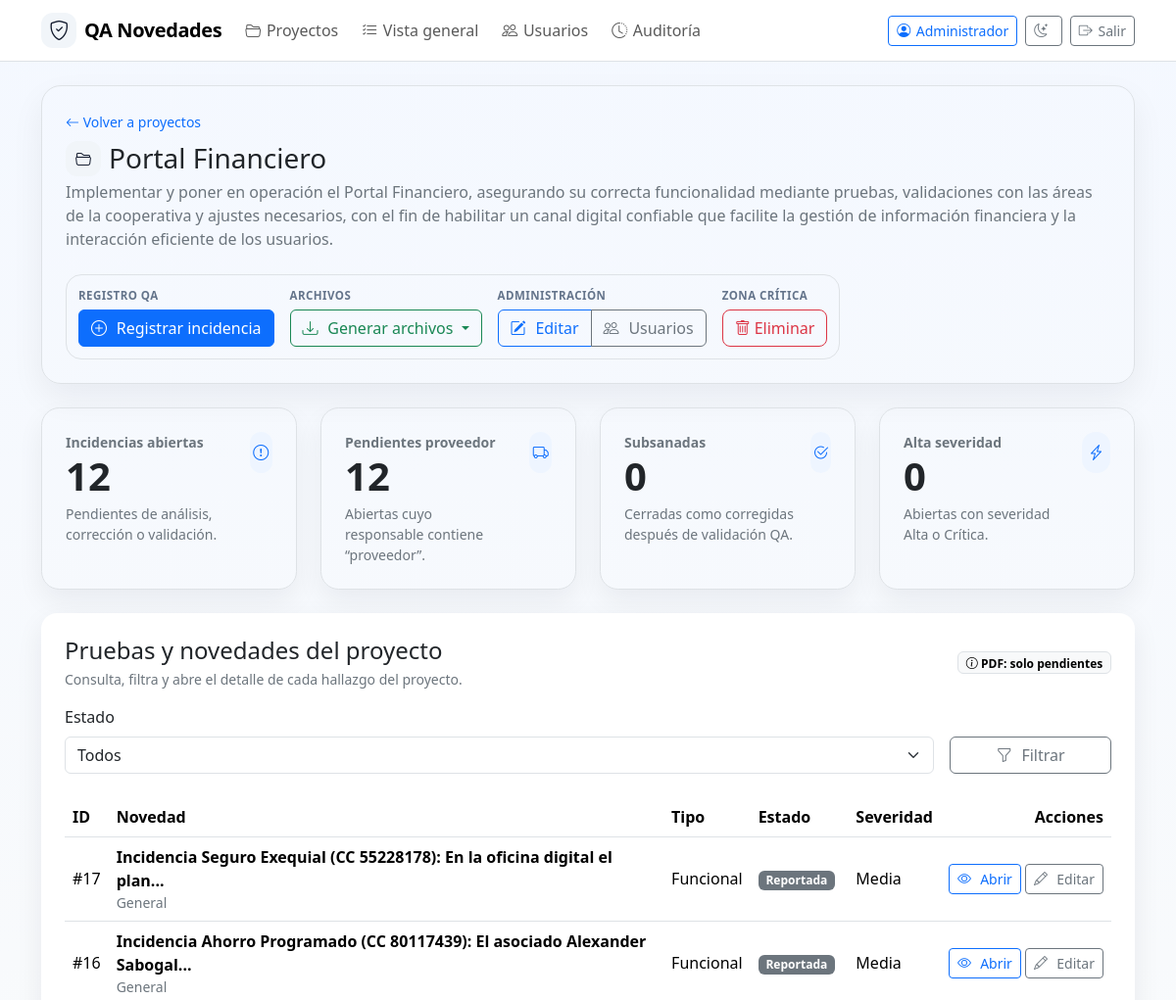
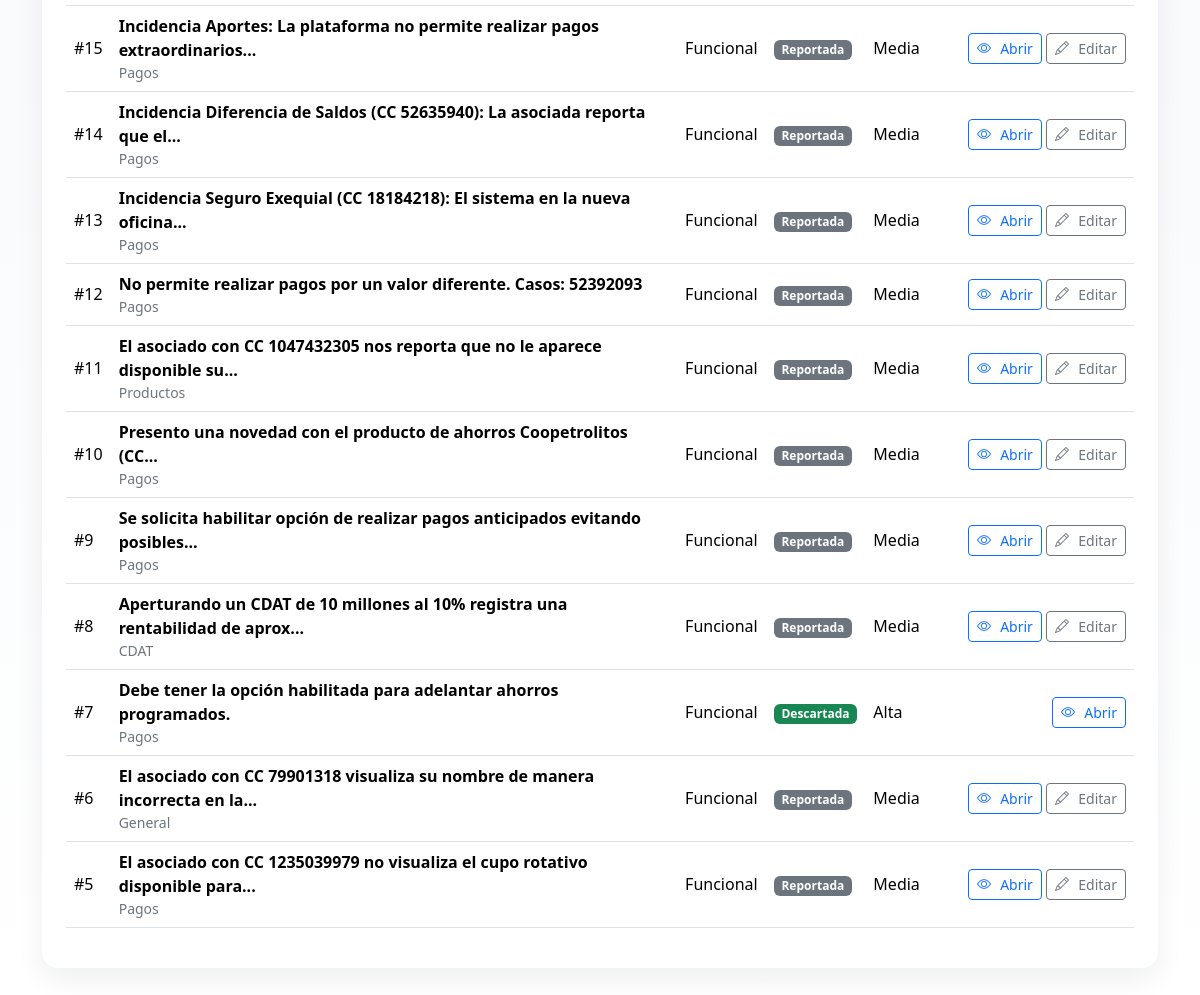
The app's page /projects/2 (signed in) with its own data (2 pictures, top to bottom).
### app.py (models this page shows, shortened)
class User(db.Model):
    id = db.Column(db.Integer, primary_key=True)
    username = db.Column(db.String(80), nullable=False, unique=True)
    full_name = db.Column(db.String(160), nullable=False)
    email = db.Column(db.String(180), nullable=True)
    password_hash = db.Column(db.String(255), nullable=False)
    role = db.Column(db.String(40), nullable=False, default='tester')
    is_active = db.Column(db.Boolean, nullable=False, default=True)
    must_change_password = db.Column(db.Boolean, nullable=False, default=False)
    can_create_projects = db.Column(db.Boolean, nullable=False, default=False)
    can_join_projects = db.Column(db.Boolean, nullable=False, default=True)
    can_manage_records = db.Column(db.Boolean, nullable=False, default=True)
    can_manage_users = db.Column(db.Boolean, nullable=False, default=False)
    can_view_audit = db.Column(db.Boolean, nullable=False, default=False)
    created_at = db.Column(db.DateTime, default=datetime.utcnow)
    memberships = db.relationship('ProjectMember', backref='user', lazy=True, cascade='all, delete-orphan')
    @property
    def is_admin(self) -> bool:
        return self.role == 'admin'
    @property
    def display_name(self) -> str:
        return self.full_name or self.username

class Project(db.Model):
    id = db.Column(db.Integer, primary_key=True)
    name = db.Column(db.String(120), nullable=False, unique=True)
    description = db.Column(db.Text, nullable=True)
    created_at = db.Column(db.DateTime, default=datetime.utcnow)
    updated_at = db.Column(db.DateTime, default=datetime.utcnow, onupdate=datetime.utcnow)
    created_by_id = db.Column(db.Integer, db.ForeignKey('user.id'), nullable=True)
    creator = db.relationship('User', foreign_keys=[created_by_id])
    members = db.relationship('ProjectMember', backref='project', lazy=True, cascade='all, delete-orphan')
    test_records = db.relationship('TestRecord', backref='project', lazy=True, cascade='all, delete-orphan')

class TestRecord(db.Model):
    id = db.Column(db.Integer, primary_key=True)
    title = db.Column(db.String(200), nullable=False)
    application_name = db.Column(db.String(120), nullable=False)
    module_name = db.Column(db.String(120), nullable=True)
    version = db.Column(db.String(80), nullable=True)
    environment = db.Column(db.String(120), nullable=True)
    platform = db.Column(db.String(120), nullable=True)
    browser = db.Column(db.String(120), nullable=True)
    test_type = db.Column(db.String(50), nullable=False, default='Funcional')
    status = db.Column(db.String(50), nullable=False, default='Reportada')
    severity = db.Column(db.String(50), nullable=False, default='Media')
    priority = db.Column(db.String(50), nullable=False, default='Media')
    expected_result = db.Column(db.Text, nullable=True)
    actual_result = db.Column(db.Text, nullable=True)
    validation_notes = db.Column(db.Text, nullable=True)
    responsible = db.Column(db.String(120), nullable=True)
    execution_date = db.Column(db.DateTime, nullable=True)
    resolved_at = db.Column(db.DateTime, nullable=True)
    created_at = db.Column(db.DateTime, default=datetime.utcnow)
    created_by_id = db.Column(db.Integer, db.ForeignKey('user.id'), nullable=True)
    updated_by_id = db.Column(db.Integer, db.ForeignKey('user.id'), nullable=True)
    creator = db.relationship('User', foreign_keys=[created_by_id])
    updater = db.relationship('User', foreign_keys=[updated_by_id])
    project_id = db.Column(db.Integer, db.ForeignKey('project.id'), nullable=False)
    evidences = db.relationship('Evidence', backref='test_record', lazy=True, cascade='all, delete-orphan')

### app.py (the view)
    @app.route('/projects/<int:project_id>')
    @login_required
    def project_detail(project_id: int):
        project = Project.query.get_or_404(project_id)
        require_project_access(project)
        status = request.args.get('status', '').strip()
        query = TestRecord.query.filter_by(project_id=project_id).order_by(TestRecord.created_at.desc())
        if status:
            query = query.filter_by(status=status)
        items = query.all()
        all_records = list(project.test_records)
        open_records = [r for r in all_records if r.status not in CLOSED_STATUSES]
        pending_vendor = [
            r for r in open_records
            if (r.responsible or '').strip().lower() in {'proveedor', 'vendor'}
            or 'proveedor' in (r.responsible or '').strip().lower()
        ]
        metrics = {
            'total': len(all_records),
            'open': len(open_records),
            'pending_vendor': len(pending_vendor),
            'closed': len([r for r in all_records if r.status in CLOSED_STATUSES]),
            'subsanadas': len([r for r in all_records if r.status == 'Subsanada']),
            'discarded': len([r for r in all_records if r.status == 'Descartada']),
            'high_severity': len([r for r in open_records if r.severity in ('Alta', 'Crítica')]),
        }
        return render_template('project_detail.html', project=project, records=items, current_status=status, metrics=metrics)

### templates/project_detail.html (shortened to what this page needs)
{% extends 'base.html' %}
{% block content %}
{% set can_edit_project = can_user_edit_project_details(project) %}
{% set can_manage_members = can_user_manage_project_members(project) %}
{% set can_create_record = can_user_create_record_in_project(project) %}
<div class="project-hero p-4 mb-4">
  <div class="d-flex justify-content-between align-items-start flex-wrap gap-4">
    <div class="flex-grow-1">
      <a class="text-decoration-none small" href="{{ url_for('projects') }}"><i class="bi bi-arrow-left"></i> Volver a proyectos</a>
      <div class="d-flex align-items-center gap-2 mt-2 mb-1">
        <span class="icon-badge"><i class="bi bi-folder2-open"></i></span>
        <h1 class="h3 mb-0">{{ project.name }}</h1>
      </div>
      <p class="text-secondary mb-0">{{ project.description or 'Sin descripción registrada.' }}</p>
    </div>
    <div class="action-panel">
      <div class="d-flex flex-wrap gap-3 align-items-stretch">
        {% if can_create_record %}
        <div>
          <div class="action-group-label">Registro QA</div>
          <a class="btn btn-primary" href="{{ url_for('project_record_create', project_id=project.id) }}">
            <i class="bi bi-plus-circle"></i> Registrar incidencia
          </a>
        </div>
        {% endif %}
        <div>
          <div class="action-group-label">Archivos</div>
          <div class="dropdown">
            <button class="btn btn-outline-success dropdown-toggle" type="button" data-bs-toggle="dropdown" aria-expanded="false">
              <i class="bi bi-download"></i> Generar archivos
            </button>
          </div>
        </div>
        {% if can_edit_project or can_manage_members %}
        <div>
          <div class="action-group-label">Administración</div>
          <div class="btn-group" role="group" aria-label="Administración del proyecto">
            {% if can_edit_project %}
            <a class="btn btn-outline-primary" href="{{ url_for('project_edit', project_id=project.id) }}">
              <i class="bi bi-pencil-square"></i> Editar
            </a>
            {% endif %}
            {% if can_manage_members %}
            <a class="btn btn-outline-secondary" href="{{ url_for('project_members', project_id=project.id) }}">
              <i class="bi bi-people"></i> Usuarios
            </a>
            {% endif %}
          </div>
        </div>
        {% if current_user.is_admin or project.created_by_id == current_user.id %}
        <div>
          <div class="action-group-label">Zona crítica</div>
<button type="button" class="btn btn-outline-danger rounded-3" data-bs-toggle="modal" data-bs-target="#deleteProjectModal">
  <i class="bi bi-trash me-1"></i>Eliminar
</button>
        </div>
        {% endif %}
        {% endif %}
      </div>
    </div>
  </div>
</div>
<div class="row g-4 mb-4">
  <div class="col-md-6 col-xl-3">
    <div class="qa-metric-card p-4">
      <div class="d-flex justify-content-between align-items-start gap-3">
        <div>
          <div class="text-secondary small fw-semibold">Incidencias abiertas</div>
          <h3 class="display-6 fw-bold mb-1">{{ metrics.open }}</h3>
          <div class="text-secondary small metric-help">Pendientes de análisis, corrección o validación.</div>
        </div>
        <span class="qa-metric-icon"><i class="bi bi-exclamation-circle"></i></span>
      </div>
    </div>
  </div>
  <div class="col-md-6 col-xl-3">
    <div class="qa-metric-card p-4">
      <div class="d-flex justify-content-between align-items-start gap-3">
        <div>
          <div class="text-secondary small fw-semibold">Pendientes proveedor</div>
          <h3 class="display-6 fw-bold mb-1">{{ metrics.pending_vendor }}</h3>
          <div class="text-secondary small metric-help">Abiertas cuyo responsable contiene “proveedor”.</div>
        </div>
        <span class="qa-metric-icon"><i class="bi bi-truck"></i></span>
      </div>
    </div>
  </div>
  <div class="col-md-6 col-xl-3">
    <div class="qa-metric-card p-4">
      <div class="d-flex justify-content-between align-items-start gap-3">
        <div>
          <div class="text-secondary small fw-semibold">Subsanadas</div>
          <h3 class="display-6 fw-bold mb-1">{{ metrics.subsanadas }}</h3>
          <div class="text-secondary small metric-help">Cerradas como corregidas después de validación QA.</div>
        </div>
        <span class="qa-metric-icon"><i class="bi bi-check2-circle"></i></span>
      </div>
    </div>
  </div>
  <div class="col-md-6 col-xl-3">
    <div class="qa-metric-card p-4">
      <div class="d-flex justify-content-between align-items-start gap-3">
        <div>
          <div class="text-secondary small fw-semibold">Alta severidad</div>
          <h3 class="display-6 fw-bold mb-1">{{ metrics.high_severity }}</h3>
          <div class="text-secondary small metric-help">Abiertas con severidad Alta o Crítica.</div>
        </div>
        <span class="qa-metric-icon"><i class="bi bi-lightning-charge"></i></span>
      </div>
    </div>
  </div>
</div>
<div class="card p-4 bg-white">
  <div class="d-flex justify-content-between align-items-center flex-wrap gap-2 mb-3">
    <div>
      <h2 class="h4 mb-1">Pruebas y novedades del proyecto</h2>
      <p class="text-secondary small mb-0">Consulta, filtra y abre el detalle de cada hallazgo del proyecto.</p>
    </div>
    <span class="badge text-bg-light border"><i class="bi bi-info-circle"></i> PDF: solo pendientes</span>
  </div>
  <form class="row g-3 mb-4" method="get">
    <div class="col-md-10">
      <label class="form-label">Estado</label>
      <select class="form-select" name="status">
        <option value="">Todos</option>
      </select>
    </div>
    <div class="col-md-2 d-flex align-items-end">
      <button class="btn btn-outline-secondary w-100"><i class="bi bi-funnel"></i> Filtrar</button>
    </div>
  </form>
  <div class="table-responsive">
    <table class="table table-hover align-middle">
      <thead>
        <tr>
          <th>ID</th>
          <th>Novedad</th>
          <th>Tipo</th>
          <th>Estado</th>
          <th>Severidad</th>
          <th class="text-end">Acciones</th>
        </tr>
      </thead>
      <tbody>
        {% for record in records %}
        <tr>
          <td>#{{ record.id }}</td>
          <td>
            <div class="fw-semibold">{{ record.actual_result|truncate(80) if record.actual_result else 'Hallazgo sin descripción' }}</div>
            <div class="small text-secondary">{{ record.module_name or 'Sin módulo' }}</div>
          </td>
          <td>{{ record.test_type }}</td>
          <td>
            <span class="badge {% if record.status in CLOSED_STATUSES %}text-bg-success{% else %}text-bg-secondary{% endif %}">
              {{ record.status }}
            </span>
          </td>
          <td>{{ record.severity }}</td>
          <td class="text-end text-nowrap">
            <a class="btn btn-sm btn-outline-primary" href="{{ url_for('record_detail', record_id=record.id) }}"><i class="bi bi-eye"></i> Abrir</a>
            {% if can_user_manage_record(record) %}
              <a class="btn btn-sm btn-outline-secondary" href="{{ url_for('record_edit', record_id=record.id) }}"><i class="bi bi-pencil"></i> Editar</a>
            {% endif %}
          </td>
        </tr>
        {% else %}
        <tr><td colspan="6" class="text-secondary">No hay novedades para este proyecto.</td></tr>
        {% endfor %}
      </tbody>
    </table>
  </div>
</div>
{% endblock %}

### templates/base.html (shortened to what this page needs)
<!doctype html>
<html lang="es">
<head>
  <link href="https://cdn.jsdelivr.net/npm/bootstrap@5.3.3/dist/css/bootstrap.min.css" rel="stylesheet">
  <link href="https://cdn.jsdelivr.net/npm/bootstrap-icons@1.11.3/font/bootstrap-icons.css" rel="stylesheet">
</head>
<body>
<nav class="navbar navbar-expand-lg bg-white border-bottom mb-4 sticky-top">
  <div class="container">
    <a class="navbar-brand d-flex align-items-center gap-2" href="{{ url_for('index') }}"><span class="icon-badge"><i class="bi bi-shield-check"></i></span> QA Novedades</a>
    {% if current_user %}
    <div class="navbar-nav gap-2">
      <a class="nav-link" href="{{ url_for('projects') }}"><i class="bi bi-folder2-open"></i>Proyectos</a>
      <a class="nav-link" href="{{ url_for('records') }}"><i class="bi bi-list-check"></i>Vista general</a>
      {% if current_user.is_admin or current_user.can_manage_users %}<a class="nav-link" href="{{ url_for('admin_users') }}"><i class="bi bi-people"></i>Usuarios</a>{% endif %}
      {% if current_user.is_admin or current_user.can_view_audit %}<a class="nav-link" href="{{ url_for('admin_audit') }}"><i class="bi bi-clock-history"></i>Auditoría</a>{% endif %}
    </div>
    <div class="ms-auto d-flex align-items-center gap-2 small">
      <a class="btn btn-sm btn-outline-primary" href="{{ url_for('profile') }}"><i class="bi bi-person-circle"></i>{{ current_user.display_name }}</a>
<button class="btn btn-sm btn-outline-secondary" id="themeToggle" type="button" aria-label="Cambiar tema">
</button>
      <a class="btn btn-sm btn-outline-secondary" href="{{ url_for('logout') }}"><i class="bi bi-box-arrow-right"></i>Salir</a>
    </div>
    {% endif %}
  </div>
</nav>
<div class="container pb-5">
  {% block content %}{% endblock %}
</div>
</body>
</html>

### records on screen
User: display_name "Administrador"
Project: name "Portal Financiero", description "Implementar y poner en operación el Portal Financiero, asegurando su correcta funcionalidad mediante pruebas, validaciones con las áreas de la cooperativa y ajustes necesarios, con el fin de habilitar un canal digital confiable que facilite la gestión de información financiera y la interacción eficiente de los usuarios."
TestRecord: id "17", actual_result "Incidencia Seguro Exequial (CC 55228178): En la oficina digital el plan...", module_name "General", test_type "Funcional", status "Reportada", severity "Media"
TestRecord: id "16", actual_result "Incidencia Ahorro Programado (CC 80117439): El asociado Alexander Sabogal...", module_name "General", test_type "Funcional", status "Reportada", severity "Media"
TestRecord: id "15", actual_result "Incidencia Aportes: La plataforma no permite realizar pagos extraordinarios...", module_name "Pagos", test_type "Funcional", status "Reportada", severity "Media"
TestRecord: id "14", actual_result "Incidencia Diferencia de Saldos (CC 52635940): La asociada reporta que el...", module_name "Pagos", test_type "Funcional", status "Reportada", severity "Media"
TestRecord: id "13", actual_result "Incidencia Seguro Exequial (CC 18184218): El sistema en la nueva oficina...", module_name "Pagos", test_type "Funcional", status "Reportada", severity "Media"
TestRecord: id "12", actual_result "No permite realizar pagos por un valor diferente. Casos: 52392093", module_name "Pagos", test_type "Funcional", status "Reportada", severity "Media"
TestRecord: id "11", actual_result "El asociado con CC 1047432305 nos reporta que no le aparece disponible su...", module_name "Productos", test_type "Funcional", status "Reportada", severity "Media"
TestRecord: id "10", actual_result "Presento una novedad con el producto de ahorros Coopetrolitos (CC...", module_name "Pagos", test_type "Funcional", status "Reportada", severity "Media"
TestRecord: id "9", actual_result "Se solicita habilitar opción de realizar pagos anticipados evitando posibles...", module_name "Pagos", test_type "Funcional", status "Reportada", severity "Media"
TestRecord: id "8", actual_result "Aperturando un CDAT de 10 millones al 10% registra una rentabilidad de aprox...", module_name "CDAT", test_type "Funcional", status "Reportada", severity "Media"
TestRecord: id "7", actual_result "Debe tener la opción habilitada para adelantar ahorros programados.", module_name "Pagos", test_type "Funcional", status "Descartada", severity "Alta"
TestRecord: id "6", actual_result "El asociado con CC 79901318 visualiza su nombre de manera incorrecta en la...", module_name "General", test_type "Funcional", status "Reportada", severity "Media"
TestRecord: id "5", actual_result "El asociado con CC 1235039979 no visualiza el cupo rotativo disponible para...", module_name "Pagos", test_type "Funcional", status "Reportada", severity "Media"

### other values on screen
{{ metrics.open }} "12"
{{ metrics.pending_vendor }} "12"
{{ metrics.subsanadas }} "0"
{{ metrics.high_severity }} "0"
